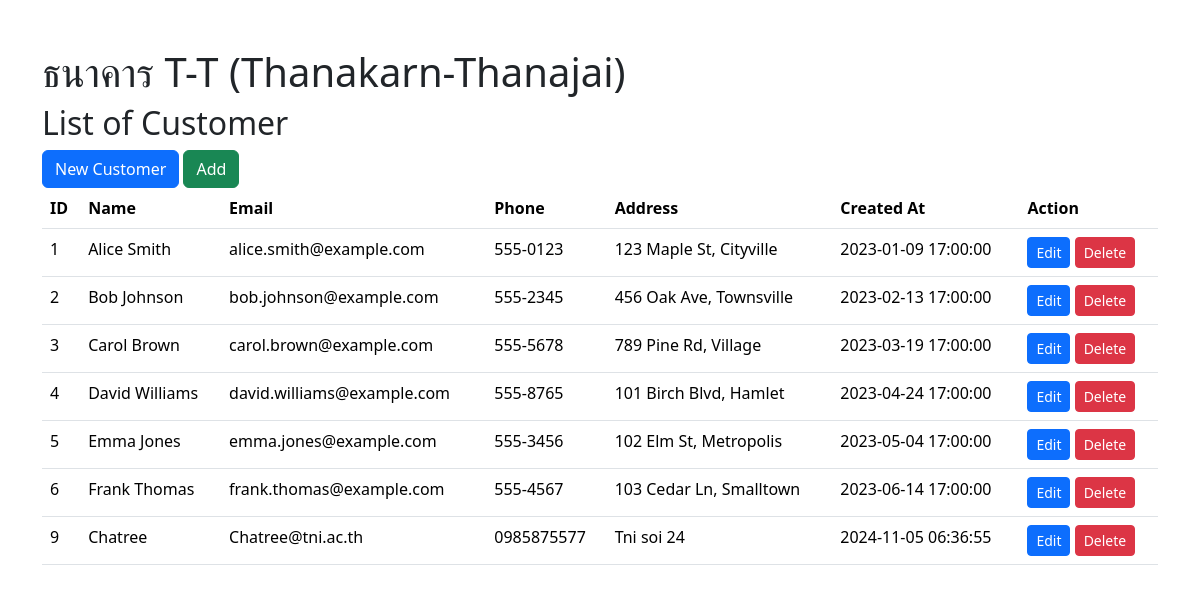
The page / on the database its author committed.
### tables this page shows
CREATE TABLE `customer` (
  `customer_id` int(25) NOT NULL,
  `customer_name` varchar(25) NOT NULL,
  `customer_address` varchar(50) DEFAULT NULL,
  `customer_phone` char(10) DEFAULT NULL,
  `email` varchar(50) DEFAULT NULL,
  `date_join` timestamp NOT NULL DEFAULT CURRENT_TIMESTAMP
);

### index.php (the view, shortened to what this page needs)
<!DOCTYPE html>
<html lang="en">
<head>
    <link rel="stylesheet" href="https://cdn.jsdelivr.net/npm/bootstrap@5.3.3/dist/css/bootstrap.min.css">
</head>
<body>
    <div class="container my-5">
        <h1>ธนาคาร T-T (Thanakarn-Thanajai)</h1>
        <h2>List of Customer</h2>
        <a class="btn btn-primary" href="/TnkTnj/create.php" role="button">New Customer</a>
        <a class="btn btn-success" href="/TnkTnj/add.php?id=$row[customer_id]">Add</a>
        <br>
        <table class="table">
            <thead>
                <tr>
                    <th>ID</th>
                    <th>Name</th>
                    <th>Email</th>
                    <th>Phone</th>
                    <th>Address</th>
                    <th>Created At</th>
                    <th>Action</th>
                </tr>
            </thead>
            <tbody>
                <?php
                    $server = "localhost";
                    $usr = "root";
                    $psw = "";
                    $db = "Thanakarn_Thanajai";
                    $conn = new mysqli($server, $usr, $psw, $db);
                    $sql = "SELECT * FROM customer ORDER BY CAST(customer_id AS UNSIGNED) ASC";
                    $result = $conn->query($sql);
                    while ($row = $result->fetch_assoc()) {
                        echo "
                        <tr>
                            <td>$row[customer_id]</td>
                            <td>$row[customer_name]</td>
                            <td>$row[email]</td>
                            <td>$row[customer_phone]</td>
                            <td>$row[customer_address]</td>
                            <td>$row[date_join]</td>
                            <td>
                                <a class=\"btn btn-primary btn-sm\" href=\"/TnkTnj/edit.php?id=$row[customer_id]\">Edit</a>
                                <a class=\"btn btn-danger btn-sm\" href=\"/TnkTnj/delete.php?id=$row[customer_id]\">Delete</a>
                            </td>
                        </tr>
                        ";
                    }
                ?>
            </tbody>
        </table>
    </div>
</body>
</html>

### rows shown on the page
customer: customer_id "1", customer_name "Alice Smith", email "alice.smith@example.com", customer_phone "555-0123", customer_address "123 Maple St, Cityville", date_join "2023-01-09 17:00:00"
customer: customer_id "2", customer_name "Bob Johnson", email "bob.johnson@example.com", customer_phone "555-2345", customer_address "456 Oak Ave, Townsville", date_join "2023-02-13 17:00:00"
customer: customer_id "3", customer_name "Carol Brown", email "carol.brown@example.com", customer_phone "555-5678", customer_address "789 Pine Rd, Village", date_join "2023-03-19 17:00:00"
customer: customer_id "4", customer_name "David Williams", email "david.williams@example.com", customer_phone "555-8765", customer_address "101 Birch Blvd, Hamlet", date_join "2023-04-24 17:00:00"
customer: customer_id "5", customer_name "Emma Jones", email "emma.jones@example.com", customer_phone "555-3456", customer_address "102 Elm St, Metropolis", date_join "2023-05-04 17:00:00"
customer: customer_id "6", customer_name "Frank Thomas", email "frank.thomas@example.com", customer_phone "555-4567", customer_address "103 Cedar Ln, Smalltown", date_join "2023-06-14 17:00:00"
customer: customer_id "9", customer_name "Chatree", email "Chatree@tni.ac.th", customer_phone "0985875577", customer_address "Tni soi 24", date_join "2024-11-05 06:36:55"
